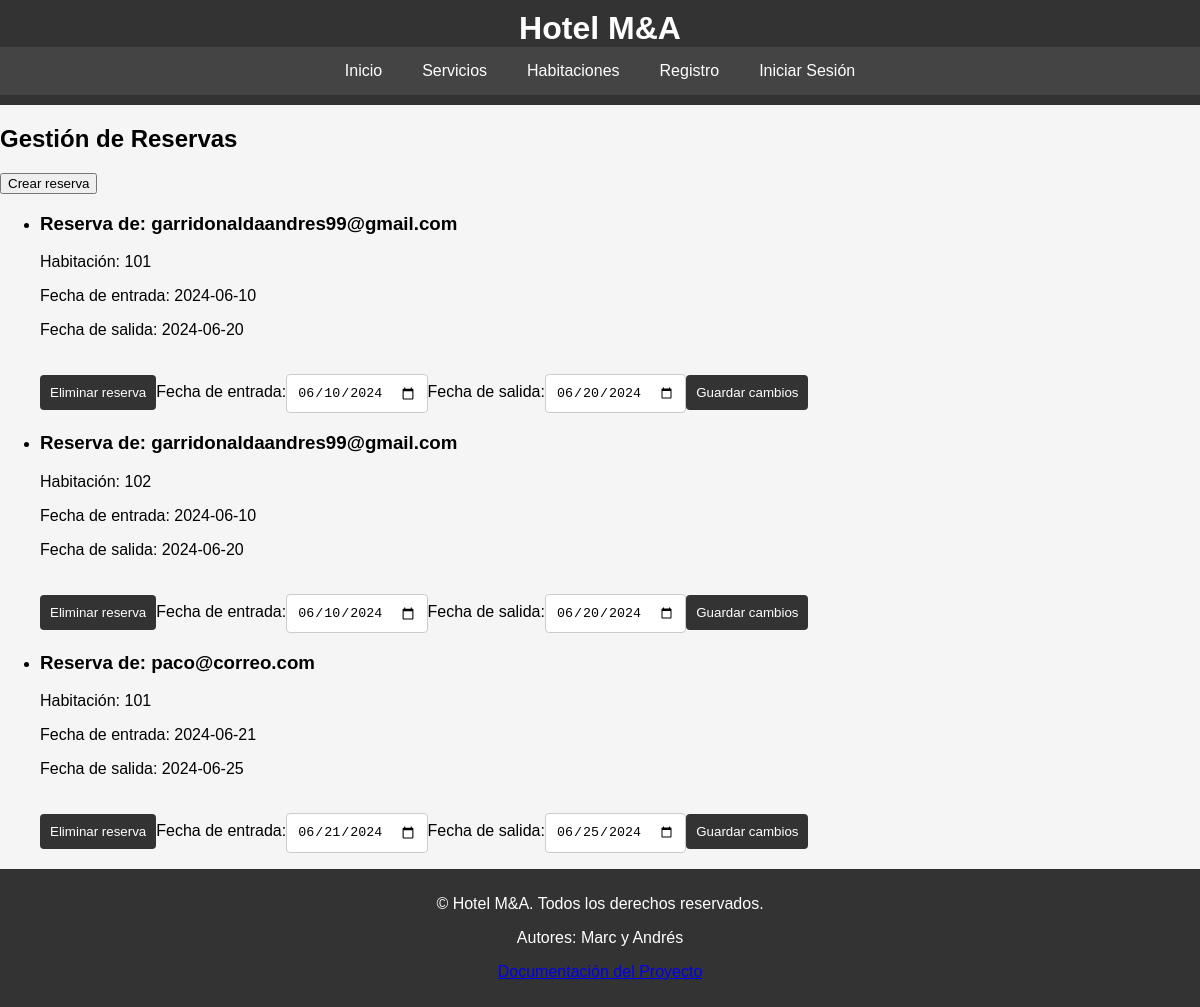
Page /vista/reserva_recepcionista.php on the earlier database version.
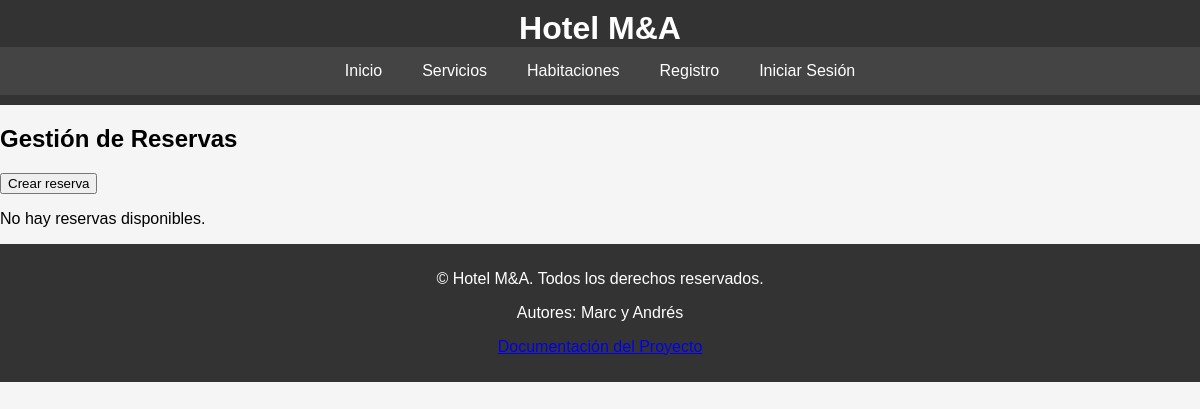
Same page on the later database version.
### tables this page shows
CREATE TABLE `reserva` (
  `email` varchar(99) NOT NULL,
  `num_hab` int(11) NOT NULL,
  `personas` int(11) NOT NULL,
  `comentarios` varchar(100) NOT NULL,
  `entrada` date NOT NULL,
  `salida` date NOT NULL,
  `Estado` enum('Operativa','Pendiente','Confirmada') NOT NULL,
  `Marca` date NOT NULL,
  PRIMARY KEY (`email`,`num_hab`),
  KEY `num_hab` (`num_hab`),
  CONSTRAINT `reserva_ibfk_1` FOREIGN KEY (`email`) REFERENCES `usuario` (`email`) ON DELETE CASCADE ON UPDATE CASCADE,
  CONSTRAINT `reserva_ibfk_2` FOREIGN KEY (`num_hab`) REFERENCES `habitacion` (`numero`) ON DELETE CASCADE ON UPDATE CASCADE
);

### modelos/funcionesdb.php (called while the page is built, shortened)
<?php
function conectar(){
    $conexion = new mysqli("localhost", "andresgarrido2324", "raRlaKmWlaoI7LMK", "andresgarrido2324");
    return $conexion;
}
function obtener_reservas(){
    $conexion = conectar();
    $sql = "SELECT * FROM reserva";
    $resultado = $conexion->query($sql);
    $reservas = array();
    while($fila = $resultado->fetch_assoc()){
        $reservas[] = $fila;
    }
    return $reservas;
}
?>

### vista/reserva_recepcionista.php (the view, shortened to what this page needs)
<?php
include '../modelos/funcionesdb.php';
$reservas = obtener_reservas();
?>
<!DOCTYPE html>
<html>
<head>
    <link rel="stylesheet" href="styles.css">
</head>
<body>
<?php include 'header.php'; ?>
<main>
    <section>
        <h2>Gestión de Reservas</h2>
        <button onclick="document.getElementById('crear-reserva-form').style.display='block'">Crear reserva</button>
        <?php
            require_once '../controlador/controlador.php';
        ?>
        <?php
        if (count($reservas) > 0) {
            echo "<ul>";
            foreach ($reservas as $fila) {
                echo "<li>";
                echo "<h3>Reserva de: " . htmlspecialchars($fila["email"]) . "</h3>";
                echo "<p>Habitación: " . htmlspecialchars($fila["num_hab"]) . "</p>";
                echo "<p>Fecha de entrada: " . htmlspecialchars($fila["entrada"]) . "</p>";
                echo "<p>Fecha de salida: " . htmlspecialchars($fila["salida"]) . "</p>";
                echo "<form method='POST' action='eliminar_reserva.php' style='display:inline;'>";
                echo "<button type='submit'>Eliminar reserva</button>";
                echo "</form>";
                echo "<form method='POST' action='procesar_edicion_reserva.php' style='display:inline;'>";
                echo "<label for='entrada'>Fecha de entrada:</label>";
                echo "<input type='date' id='entrada' name='entrada' value='" . htmlspecialchars($fila["entrada"]) . "'>";
                echo "<label for='salida'>Fecha de salida:</label>";
                echo "<input type='date' id='salida' name='salida' value='" . htmlspecialchars($fila["salida"]) . "'>";
                echo "<button type='submit'>Guardar cambios</button>";
                echo "</form>";
                echo "</li>";
            }
            echo "</ul>";
        } else {
            echo "<p>No hay reservas disponibles.</p>";
        }
        ?>
    </section>
</main>
<?php include 'footer.php'; ?>
</body>
</html>

Differences in the rows shown:
removed reserva: email "garridonaldaandres99@gmail.com", num_hab "101", entrada "2024-06-10", salida "2024-06-20", entrada "06/10/2024", salida "06/20/2024"
removed reserva: email "garridonaldaandres99@gmail.com", num_hab "102", entrada "2024-06-10", salida "2024-06-20", entrada "06/10/2024", salida "06/20/2024"
removed reserva: email "paco@correo.com", num_hab "101", entrada "2024-06-21", salida "2024-06-25", entrada "06/21/2024", salida "06/25/2024"
Other differences:
text now shown: "No hay reservas disponibles."
